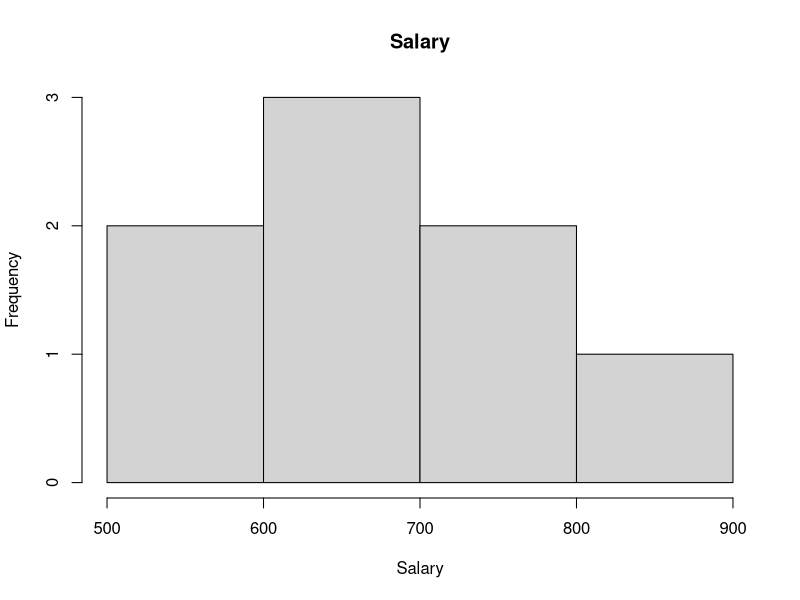
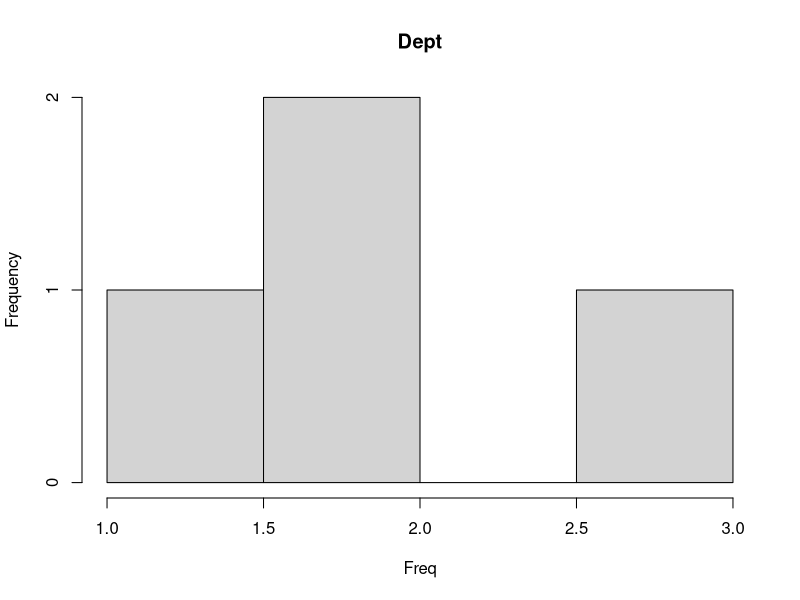

Write R code to recreate these figures, in order.
data <- data.frame(ID=1:8,
                   Name=c("Rick","Dan","Michelle","Ryan","Gary","Nina","Simone","Guru"),
                   Salary=c(623.3,515.2,611,729,842.25,578,632.8,722.5),
                   DOJ=as.Date(c("2012/1/1","2013/9/23","2014/11/15","2014/5/11","2015/3/27","2013/5/21","2013/7/30","2104/6/17")),
                   Dept=c("IT","Operations","IT","HR","Finance","IT","Operations","Finance")
                   )

hist(data$Salary,main="Salary",xlab="Salary")
freq<-table(data$Dept)
hist(freq,main="Dept",xlab="Freq")